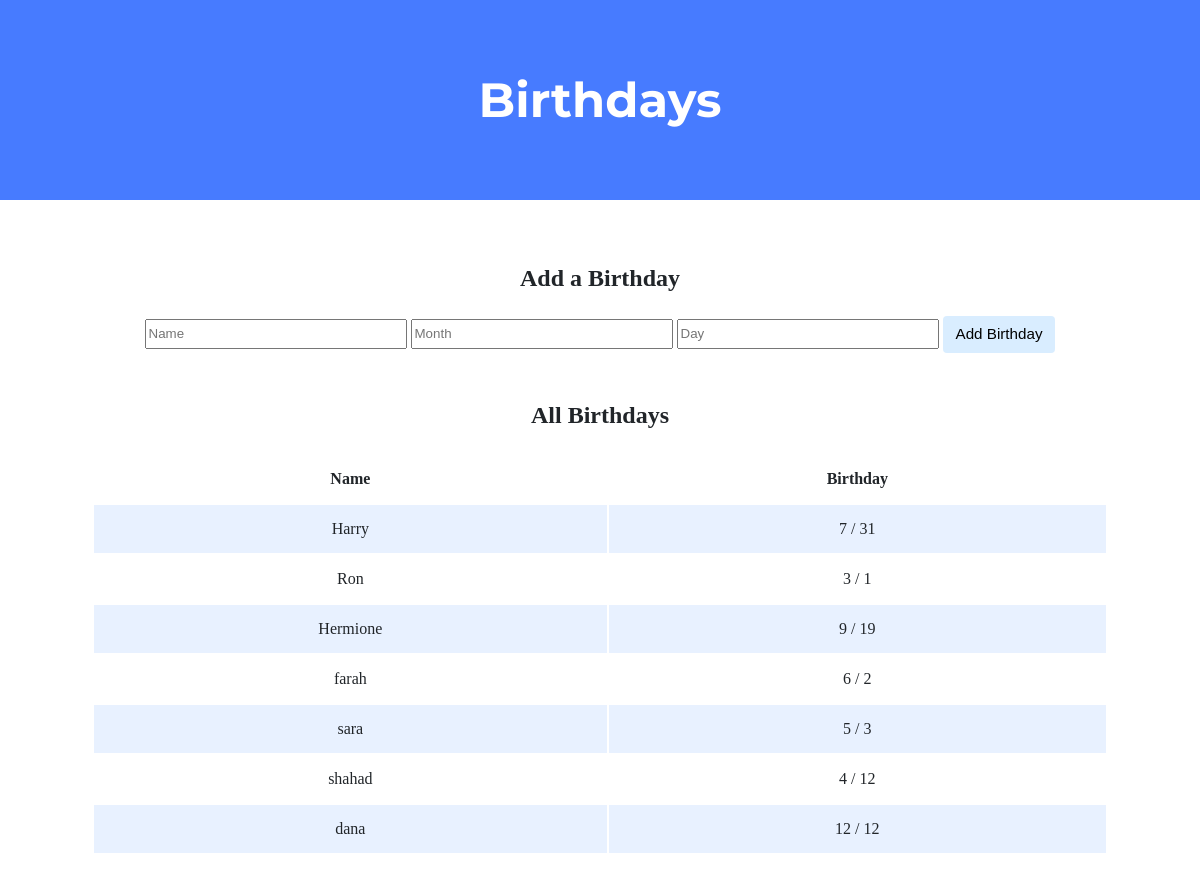
The page / on the database its author committed.
### tables this page shows
CREATE TABLE birthdays (
    id INTEGER,
    name TEXT,
    month INTEGER,
    day INTEGER,
    PRIMARY KEY(id)
);

### birthdays/app.py (the view)
@app.route("/", methods=["GET", "POST"])
def index():
    if request.method == "POST":
        name = request.form.get("name")
        month = request.form.get("month")
        day = request.form.get("day")
        db.execute("INSERT INTO birthdays (name, month, day) VALUES(?, ?, ?)", name, month , day)
        return redirect("/")
    else:
        people = db.execute("SELECT * FROM birthdays")
        return render_template("index.html" , people = people )

### birthdays/app.py (called while the page is built)
@app.after_request
def after_request(response):
    response.headers["Cache-Control"] = "no-cache, no-store, must-revalidate"
    response.headers["Expires"] = 0
    response.headers["Pragma"] = "no-cache"
    return response

### birthdays/templates/index.html (shortened to what this page needs)
<!DOCTYPE html>
<html lang="en">
    <head>
        <link href="/static/styles.css" rel="stylesheet">
    </head>
    <body>
        <div class="header">
            <h1>Birthdays</h1>
        </div>
        <div class="container">
            <div class="section">
                <h2>Add a Birthday</h2>
                <form action="/" method="post">
                    <input name="name" type="text" placeholder = "Name">
                    <input name="month" type="text" placeholder = "Month">
                    <input name="day" type="text" placeholder = "Day">
                    <input type = "submit" value = "Add Birthday">
                </form>
            </div>
            <div class="section">
                <h2>All Birthdays</h2>
                <table>
                    <thead>
                        <tr>
                            <th>Name</th>
                            <th>Birthday</th>
                        </tr>
                    </thead>
                    <tbody>
                        {% for perone in people %}
                            <tr>
                                 <td>{{ perone["name"] }}</td>
                                 <td>{{ perone["month"] }} / {{ perone["day"] }} </td>
                            </tr>
                         {% endfor %}
                    </tbody>
                </table>
            </div>
        </div>
    </body>
</html>

### birthdays/static/styles.css (style rules this page uses)
body { background-color: #fff; color: #212529; font-size: 1rem; font-weight: 400; line-height: 1.5; margin: 0; text-align: left; }
.container { margin-left: auto; margin-right: auto; padding-left: 15px; padding-right: 15px; text-align: center; width: 90%; }
.header { background-color: #477bff; color: #fff; margin-bottom: 2rem; padding: 2rem 1rem; text-align: center; }
.section { padding-bottom: 1rem; padding-left: 2rem; padding-right: 2rem; padding-top: 0.5rem; }
h1 { font-family: 'Montserrat', sans-serif; font-size: 48px; }
button, input[type="submit"] { background-color: #d9edff; border: 1px solid transparent; border-radius: 0.25rem; font-size: 0.95rem; font-weight: 400; line-height: 1.5; padding: 0.375rem 0.75rem; text-align: center; transition: color 0.15s ease-in-out, background-color 0.15s ease-in-out, border-color 0.15s ease-in-out, box-shadow 0.15s ease-in-out; vertical-align: middle; }
input[type="text"], input[type="number"] { line-height: 1.8; width: 25%; }
table { background-color: transparent; margin-bottom: 1rem; width: 100%; }
table th, table td { padding: 0.75rem; vertical-align: middle; }
tbody tr:nth-of-type(odd) { background-color: rgb(179, 208, 255, 0.3) }

### rows shown on the page
birthdays: name "Harry", month "7", day "31"
birthdays: name "Ron", month "3", day "1"
birthdays: name "Hermione", month "9", day "19"
birthdays: name "farah", month "6", day "2"
birthdays: name "sara", month "5", day "3"
birthdays: name "shahad", month "4", day "12"
birthdays: name "dana", month "12", day "12"
